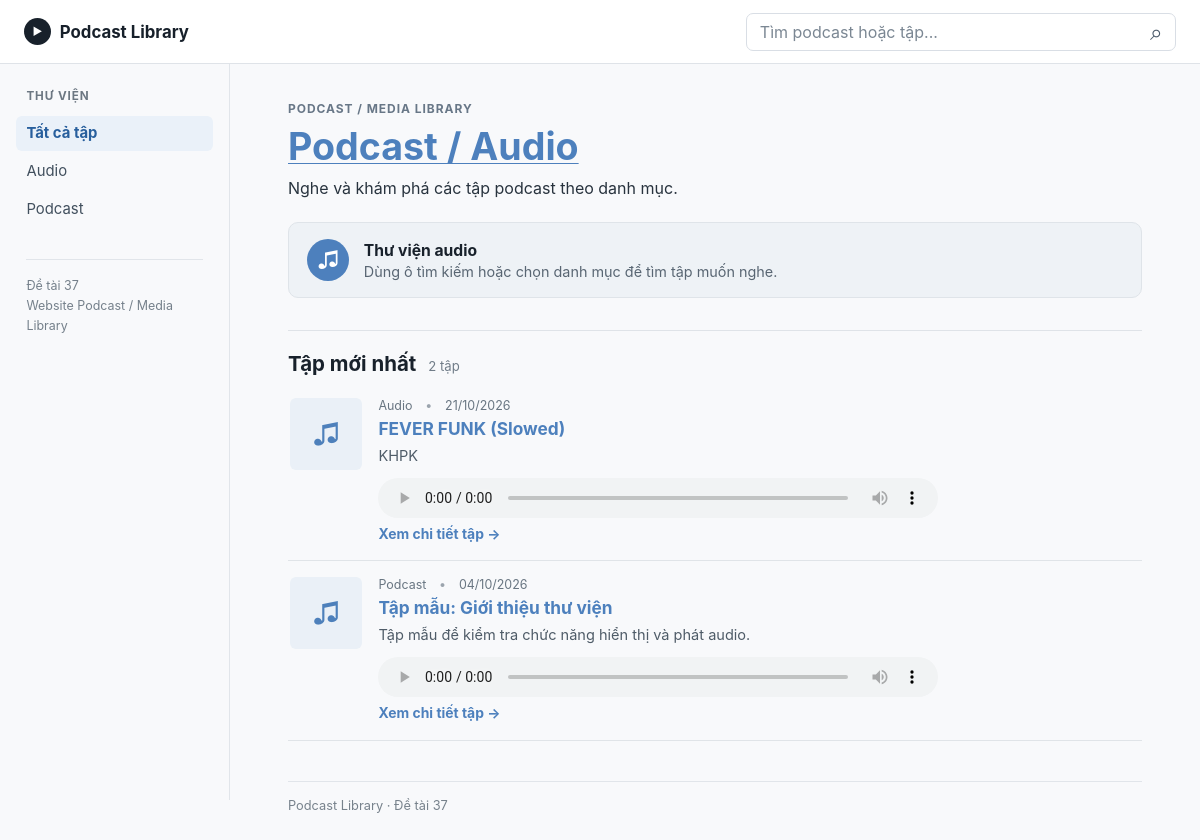
Page /app/index.php on the committed database.
### tables this page shows
CREATE TABLE `categories` (
  `id` bigint unsigned NOT NULL AUTO_INCREMENT,
  `name` varchar(120) NOT NULL,
  `slug` varchar(140) NOT NULL,
  `description` text,
  `created_at` timestamp NOT NULL DEFAULT CURRENT_TIMESTAMP,
  PRIMARY KEY (`id`),
  UNIQUE KEY `uq_categories_slug` (`slug`)
);

CREATE TABLE `episodes` (
  `id` bigint unsigned NOT NULL AUTO_INCREMENT,
  `category_id` bigint unsigned DEFAULT NULL,
  `title` varchar(200) NOT NULL,
  `slug` varchar(220) NOT NULL,
  `description` text,
  `audio_path` varchar(500) NOT NULL,
  `cover_path` varchar(500) DEFAULT NULL,
  `duration_seconds` int unsigned DEFAULT NULL,
  `episode_number` int unsigned DEFAULT NULL,
  `status` enum('draft','published') NOT NULL DEFAULT 'draft',
  `published_at` datetime DEFAULT NULL,
  `created_at` timestamp NOT NULL DEFAULT CURRENT_TIMESTAMP,
  `updated_at` timestamp NOT NULL DEFAULT CURRENT_TIMESTAMP ON UPDATE CURRENT_TIMESTAMP,
  PRIMARY KEY (`id`),
  UNIQUE KEY `uq_episodes_slug` (`slug`),
  KEY `idx_episodes_status_published` (`status`,`published_at`),
  KEY `idx_episodes_category` (`category_id`),
  CONSTRAINT `fk_episodes_category` FOREIGN KEY (`category_id`) REFERENCES `categories` (`id`) ON DELETE SET NULL ON UPDATE CASCADE
);

### app/db.php (called while the page is built, shortened)
<?php
function h(?string $value): string
{
    return htmlspecialchars($value ?? '', ENT_QUOTES | ENT_SUBSTITUTE, 'UTF-8');
}

### app/index.php (the view, shortened to what this page needs)
<?php
require __DIR__ . '/db.php';
$categories = $pdo->query('SELECT id, name, slug FROM categories ORDER BY name')->fetchAll();
$category = trim((string) ($_GET['category'] ?? ''));
$search = trim((string) ($_GET['q'] ?? ''));
$conditions = ["e.status = 'published'"];
$parameters = [];
$sql = 'SELECT e.id, e.title, e.slug, e.description, e.audio_path, e.cover_path,
               e.duration_seconds, e.published_at, c.name AS category_name
        FROM episodes e
        LEFT JOIN categories c ON c.id = e.category_id
        WHERE ' . implode(' AND ', $conditions) . '
        ORDER BY COALESCE(e.published_at, e.created_at) DESC
        LIMIT 50';
$statement = $pdo->prepare($sql);
$statement->execute($parameters);
$episodes = $statement->fetchAll();
function categoryNavigation(array $categories, string $selected): void
{
    ?>
    <a href="/"<?= $selected === '' ? ' aria-current="page"' : '' ?>>Tất cả tập</a>
    <?php foreach ($categories as $item): ?>
        <a href="/?category=<?= rawurlencode($item['slug']) ?>"<?= $selected === $item['slug'] ? ' aria-current="page"' : '' ?>><?= h($item['name']) ?></a>
    <?php endforeach; ?>
    <?php
}
?>
<!doctype html>
<html lang="vi">
<head>
    <link rel="stylesheet" href="/style.css">
</head>
<body>
<header class="site-header">
    <a class="brand" href="/" aria-label="Podcast Library - trang chủ">
        <span class="brand-mark" aria-hidden="true">▶</span>
        <span>Podcast Library</span>
    </a>
    <form class="top-search" method="get" action="/">
        <input id="q" name="q" value="<?= h($search) ?>" placeholder="Tìm podcast hoặc tập...">
        <button type="submit" aria-label="Tìm kiếm">⌕</button>
    </form>
            <?php categoryNavigation($categories, $category); ?>
</header>
<div class="site-layout">
    <aside class="sidebar">
        <p class="sidebar-heading">THƯ VIỆN</p>
        <nav class="category-nav" aria-label="Danh mục podcast">
        </nav>
        <p class="sidebar-note">Đề tài 37<br>Website Podcast / Media Library</p>
    </aside>
    <main class="page">
        <section class="intro">
            <p class="eyebrow">PODCAST / MEDIA LIBRARY</p>
            <h1>Podcast / Audio</h1>
            <p>Nghe và khám phá các tập podcast theo danh mục.</p>
        </section>
        <aside class="library-note">
            <span class="note-icon" aria-hidden="true">♫</span>
            <div>
                <strong>Thư viện audio</strong>
                <p>Dùng ô tìm kiếm hoặc chọn danh mục để tìm tập muốn nghe.</p>
            </div>
        </aside>
        <section class="episode-section" aria-label="Các tập đã xuất bản">
            <div class="section-heading">
                <h2><?= $category !== '' ? 'Tập theo danh mục' : 'Tập mới nhất' ?></h2>
                <span class="result-count"><?= count($episodes) ?> tập</span>
            </div>
            <?php if (!$episodes): ?>
                <p class="empty">Chưa có tập phù hợp. Hãy thêm tập vào thư viện hoặc thử từ khóa khác.</p>
            <?php else: ?>
                <div class="episode-list">
                    <?php foreach ($episodes as $episode): ?>
                        <article class="episode-card">
                            <?php if ($episode['cover_path']): ?>
                                <img class="cover" src="<?= h($episode['cover_path']) ?>" alt="Ảnh bìa <?= h($episode['title']) ?>">
                            <?php else: ?>
                                <div class="cover cover-placeholder" aria-hidden="true">♫</div>
                            <?php endif; ?>
                            <div class="episode-content">
                                <p class="episode-meta">
                                    <span><?= h($episode['category_name'] ?: 'Chưa phân loại') ?></span>
                                    <?php if ($episode['published_at']): ?>
                                        <span><?= h(date('d/m/Y', strtotime($episode['published_at']))) ?></span>
                                   <?php endif; ?>
                                </p>
                                <h3><a href="/episode.php?id=<?= (int) $episode['id'] ?>"><?= h($episode['title']) ?></a></h3>
                                <p class="summary"><?= h($episode['description']) ?></p>
                                <audio controls preload="metadata" aria-label="Phát <?= h($episode['title']) ?>">
                                    <source src="<?= h($episode['audio_path']) ?>"<?= strtolower(pathinfo($episode['audio_path'], PATHINFO_EXTENSION)) === 'opus' ? ' type="audio/ogg; codecs=opus"' : '' ?>>
                                </audio>
                                <a class="details" href="/episode.php?id=<?= (int) $episode['id'] ?>">Xem chi tiết tập <span aria-hidden="true">→</span></a>
                            </div>
                        </article>
                    <?php endforeach; ?>
                </div>
            <?php endif; ?>
        </section>
        <footer class="site-footer">Podcast Library · Đề tài 37</footer>
    </main>
</div>
</body>
</html>

### rows in the picture
categories: name "Audio"
categories: name "Podcast"
episodes: category.name "Audio", published_at "21/10/2026", title "FEVER FUNK (Slowed)", description "KHPK"
episodes: category.name "Podcast", published_at "04/10/2026", title "Tập mẫu: Giới thiệu thư viện", description "Tập mẫu để kiểm tra chức năng hiển thị và phát audio."

### other values in the picture
count($episodes) "2"
